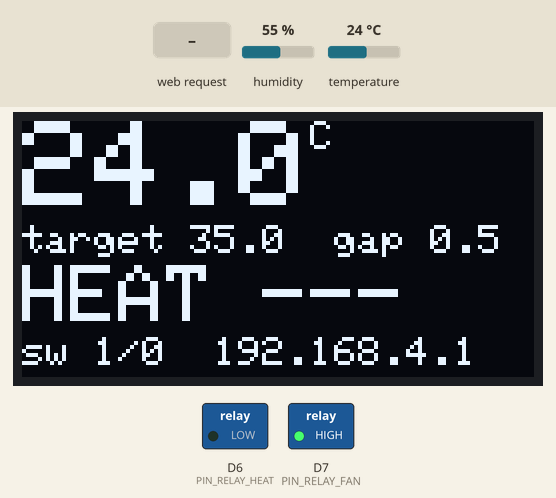
A sketch run on a simulated ESP8266 (NodeMCU). Shown: 128×64 one-colour display, switched loads named in the sketch (green lamp = pin HIGH). The test bench sets the inputs (shaded band); at power-on: temperature 24 °C, humidity 55 %. EEPROM starts erased; what the sketch prints to the serial monitor is not drawn.

Above: at 3.1 s.
3.2 s: temperature set to 34.6 °C
At 5.7 s:
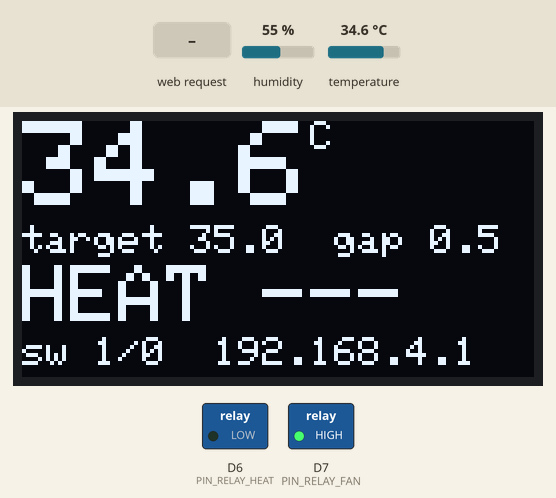
6.5 s: temperature set to 35.5 °C
At 8.7 s:
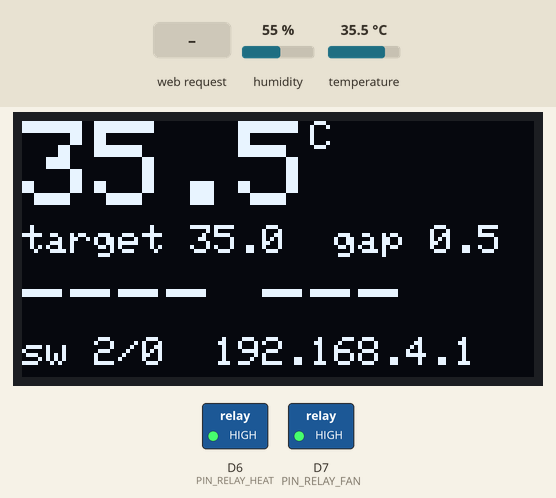
9.0 s: HTTP request GET /api/mode received
At 10.7 s:
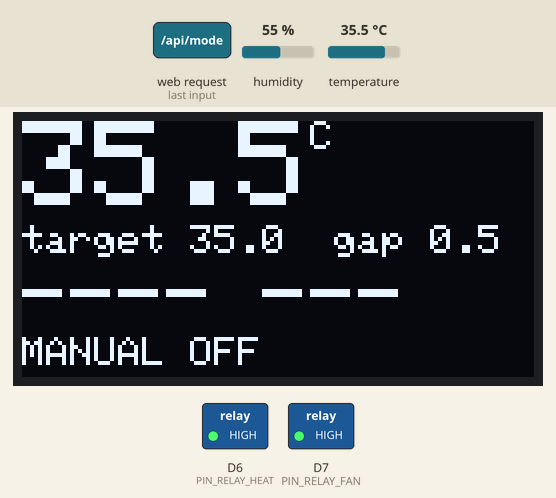
11.5 s: temperature set to 12 °C
At 13.8 s:
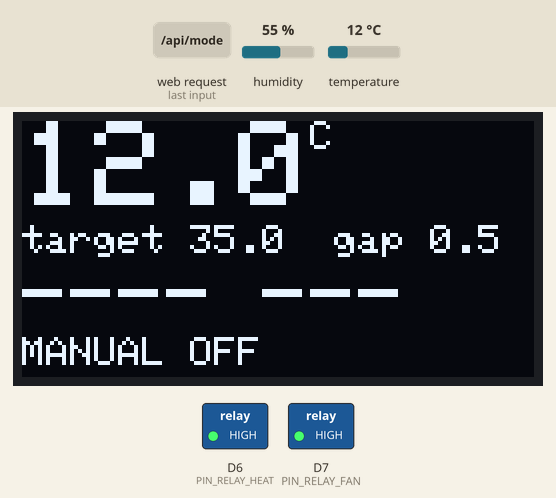
Timing chart, 0 to 15.0 s (numbered marks = the images above; inputs shaded):
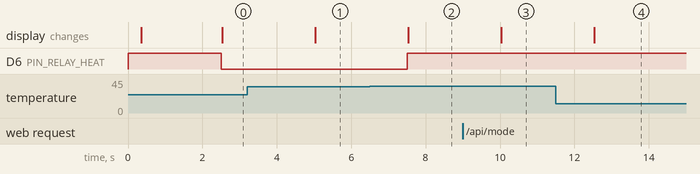

The sketch:

control_v3.ino
```cpp
// control_v3 - microaqila thermostat: heater + fan, both automatic.
//
// Holds the air near a target temperature. Below the band -> heater; above
// the band -> fan; inside the band -> nothing changes (hysteresis). Heater
// and fan are never energised together.
//
// Target survives reboot (EEPROM). Web UI on the ESP's own hotspot at
// http://192.168.4.1 gives live readings, AUTO/OFF, and target editing.
//
// Safety, in order of precedence - all of these force BOTH relays off:
//   1. temp >= ABORT_TEMP_C          (runaway ceiling)
//   2. DHT failed DHT_FAIL_LIMIT x   (blind: never heat what we cannot see)
//   3. heater on > HEATER_MAX_ON_MS  (forced rest, guards a stuck demand)
// Hardware backstops beyond these: 3 A fuse and a 105 C thermal cutout in
// series with the bank, plus LOW-trigger relays that open on reset/crash.

#include <ESP8266WiFi.h>
#include <ESP8266WebServer.h>
#include <EEPROM.h>
#include <Wire.h>
#include <Adafruit_GFX.h>
#include <Adafruit_SSD1306.h>
#include <DHT.h>
#include "config.h"

#define RELAY_ON  (RELAY_ACTIVE_LOW ? LOW  : HIGH)
#define RELAY_OFF (RELAY_ACTIVE_LOW ? HIGH : LOW)
#define EEPROM_MAGIC 0xA9C1

Adafruit_SSD1306 display(OLED_W, OLED_H, &Wire, OLED_RESET_PIN);
DHT dht(PIN_DHT, DHT_TYPE);
ESP8266WebServer server(80);

struct Settings { uint16_t magic; float target; float gap; };
Settings cfg = { EEPROM_MAGIC, DEFAULT_TARGET_C, DEFAULT_GAP_C };

float t = NAN, h = NAN;
bool heatOn = false, fanOn = false, oledOk = false, autoMode = true;
uint32_t heatSwitches = 0, fanSwitches = 0, dhtFails = 0, ticks = 0;
uint32_t lastTick = 0, heatOnSince = 0, restUntil = 0;
const char *lockReason = "";

const char PAGE[] PROGMEM = R"HTML(<!doctype html>
<html><head><meta charset="utf-8">
<meta name="viewport" content="width=device-width,initial-scale=1">
<title>microaqila</title><style>
body{font-family:system-ui,sans-serif;background:#10121a;color:#eef;margin:0;
padding:18px;max-width:420px;margin-inline:auto;text-align:center}
h1{font-size:1rem;letter-spacing:3px;color:#8af;margin:6px 0 14px}
#t{font-size:4rem;font-weight:700;line-height:1}
#sub{color:#9ab;margin:2px 0 14px;font-size:.9rem}
.pills{display:flex;gap:8px;margin:12px 0}
.pill{flex:1;padding:12px 4px;border-radius:12px;background:#1a1e2e;
font-weight:700;font-size:.95rem}
.pill.heat{background:#5a1f0a;color:#fb8}
.pill.fan{background:#0a3d4d;color:#6df}
.row{display:flex;gap:8px;margin:12px 0}
button{flex:1;padding:13px 0;font-size:.95rem;font-weight:700;border:0;
border-radius:12px;background:#232840;color:#eef}
button.act{background:#2f6fed}
.card{background:#1a1e2e;border-radius:12px;padding:14px;margin:12px 0;
text-align:left}
label{display:block;color:#9ab;font-size:.8rem;margin:6px 0 3px}
input{width:100%;box-sizing:border-box;padding:10px;font-size:1.1rem;border:0;
border-radius:8px;background:#10121a;color:#eef}
#save{margin-top:10px;background:#2f6fed;width:100%}
#msg{min-height:1.1em;color:#fa6;font-size:.85rem}
#lock{color:#f77;font-weight:700;min-height:1.1em;margin:6px 0}
#stats{color:#9ab;font-size:.8rem;margin-top:10px}
</style></head><body>
<h1>MICROAQILA</h1>
<div id="t">--.-&deg;</div>
<div id="sub">humidity --% &middot; target --&deg;</div>
<div id="lock"></div>
<div class="pills">
<div class="pill" id="ph">HEATER --</div>
<div class="pill" id="pf">FAN --</div>
</div>
<div class="row">
<button id="b0" onclick="mode('auto')">AUTO</button>
<button id="b1" onclick="mode('off')">ALL OFF</button>
</div>
<div class="card">
<label>Target temperature (&deg;C)</label><input id="tg" type="number" step="0.5">
<label>Hysteresis gap (&deg;C)</label><input id="gp" type="number" step="0.1">
<button id="save" onclick="save()">SAVE</button>
<div id="msg"></div>
</div>
<div id="stats">switches: heater - / fan -</div>
<script>
let edit=false;
tg.oninput=()=>edit=true; gp.oninput=()=>edit=true;
function mode(m){fetch('/api/mode?m='+m).then(poll);}
function save(){fetch('/api/set?target='+tg.value+'&gap='+gp.value)
 .then(r=>r.text()).then(x=>{msg.textContent=(x=='ok')?'saved':x;edit=false;poll();});}
function poll(){fetch('/api/status').then(r=>r.json()).then(s=>{
 t.innerHTML=(s.t>-90?s.t.toFixed(1):'--.-')+'&deg;';
 sub.innerHTML='humidity '+(s.h>=0?s.h.toFixed(0):'--')+'% &middot; target '
   +s.target.toFixed(1)+'&deg;';
 ph.textContent='HEATER '+(s.heat?'ON':'off'); ph.className='pill'+(s.heat?' heat':'');
 pf.textContent='FAN '+(s.fan?'ON':'off');    pf.className='pill'+(s.fan?' fan':'');
 lock.textContent=s.lock||'';
 b0.className=s.auto?'act':''; b1.className=s.auto?'':'act';
 if(!edit){tg.value=s.target.toFixed(1);gp.value=s.gap.toFixed(1);}
 stats.textContent='switches: heater '+s.hsw+' / fan '+s.fsw;
}).catch(()=>{});}
setInterval(poll,2000);poll();
</script></body></html>)HTML";

void saveCfg() {
  EEPROM.put(0, cfg);
  EEPROM.commit();
  Serial.printf(">>> saved: target %.1f gap %.1f\n", cfg.target, cfg.gap);
}

void loadCfg() {
  Settings s;
  EEPROM.get(0, s);
  if (s.magic == EEPROM_MAGIC && s.target > 5 && s.target < 60 &&
      s.gap > 0.05 && s.gap < 10) {
    cfg = s;
    Serial.printf("Loaded from EEPROM: target %.1f gap %.1f\n", cfg.target, cfg.gap);
  } else {
    Serial.println(F("EEPROM empty/invalid -> using defaults"));
    saveCfg();
  }
}

void setHeat(bool on) {
  if (on == heatOn) return;
  heatOn = on;
  heatSwitches++;
  digitalWrite(PIN_RELAY_HEAT, on ? RELAY_ON : RELAY_OFF);
  if (on) heatOnSince = millis();
  Serial.printf(">>> HEATER %s at %.1f C (switch #%lu)\n",
                on ? "ON" : "off", t, (unsigned long)heatSwitches);
}

void setFan(bool on) {
  if (on == fanOn) return;
  fanOn = on;
  fanSwitches++;
  digitalWrite(PIN_RELAY_FAN, on ? RELAY_ON : RELAY_OFF);
  Serial.printf(">>> FAN %s at %.1f C (switch #%lu)\n",
                on ? "ON" : "off", t, (unsigned long)fanSwitches);
}

void allOff(const char *why) {
  setHeat(false);
  setFan(false);
  if (lockReason != why) Serial.printf("!!! ALL OFF: %s\n", why);
  lockReason = why;
}

void control() {
  // ---- safety first: any of these wins over the thermostat ----
  if (!isnan(t) && t >= ABORT_TEMP_C)      { allOff("OVER TEMP");   return; }
  if (dhtFails >= DHT_FAIL_LIMIT)          { allOff("SENSOR LOST"); return; }
  if (millis() < restUntil)                { allOff("HEATER REST"); return; }
  if (heatOn && millis() - heatOnSince > HEATER_MAX_ON_MS) {
    restUntil = millis() + HEATER_REST_MS;
    allOff("HEATER REST");
    return;
  }
  if (!autoMode)                           { allOff("MANUAL OFF");  return; }
  if (isnan(t))                            { allOff("NO READING");  return; }

  lockReason = "";
  const float lo = cfg.target - cfg.gap;
  const float hi = cfg.target + cfg.gap;

  // Below the band -> heat. Above -> cool. Inside -> hold whatever we were
  // doing, which is what stops the relay chattering at the setpoint.
  if (t < lo) { setFan(false);  setHeat(true);  }
  else if (t > hi) { setHeat(false); setFan(true); }
  else if (t >= cfg.target && heatOn) setHeat(false);
  else if (t <= cfg.target && fanOn)  setFan(false);
}

void drawOled() {
  if (!oledOk) return;
  display.clearDisplay();
  display.setTextColor(SSD1306_WHITE);
  display.setTextSize(3);
  display.setCursor(0, 0);
  if (isnan(t)) display.print(F("--.-"));
  else          display.printf("%.1f", t);
  display.setTextSize(1);
  display.print(F("C"));

  display.setTextSize(1);
  display.setCursor(0, 26);
  display.printf("target %.1f  gap %.1f\n", cfg.target, cfg.gap);
  display.setTextSize(2);
  display.setCursor(0, 36);
  display.printf("%s %s", heatOn ? "HEAT" : "----", fanOn ? "FAN" : "---");
  display.setTextSize(1);
  display.setCursor(0, 54);
  if (lockReason[0]) display.print(lockReason);
  else               display.printf("sw %lu/%lu  192.168.4.1",
                                    (unsigned long)heatSwitches,
                                    (unsigned long)fanSwitches);
  display.display();
}

void handleStatus() {
  char buf[256];
  snprintf(buf, sizeof(buf),
    "{\"t\":%.1f,\"h\":%.1f,\"heat\":%d,\"fan\":%d,\"auto\":%d,"
    "\"target\":%.1f,\"gap\":%.1f,\"hsw\":%lu,\"fsw\":%lu,\"lock\":\"%s\"}",
    isnan(t) ? -99.9 : t, isnan(h) ? -1.0 : h, heatOn ? 1 : 0, fanOn ? 1 : 0,
    autoMode ? 1 : 0, cfg.target, cfg.gap,
    (unsigned long)heatSwitches, (unsigned long)fanSwitches, lockReason);
  server.send(200, "application/json", buf);
}

void handleSet() {
  float target = server.arg("target").toFloat();
  float gap = server.arg("gap").toFloat();
  if (target < 20 || target > 45)
    { server.send(200, "text/plain", "target must be 20-45 C"); return; }
  if (gap < 0.1 || gap > 5)
    { server.send(200, "text/plain", "gap must be 0.1-5 C"); return; }
  cfg.target = target;
  cfg.gap = gap;
  saveCfg();
  server.send(200, "text/plain", "ok");
}

void handleMode() {
  autoMode = (server.arg("m") == "auto");
  Serial.printf(">>> mode: %s\n", autoMode ? "AUTO" : "ALL OFF");
  server.send(200, "text/plain", "ok");
}

void setup() {
  digitalWrite(PIN_RELAY_HEAT, RELAY_OFF); pinMode(PIN_RELAY_HEAT, OUTPUT);
  digitalWrite(PIN_RELAY_FAN,  RELAY_OFF); pinMode(PIN_RELAY_FAN,  OUTPUT);

  Serial.begin(SERIAL_BAUD);
  delay(300);
  Serial.println();
  Serial.println(F("=================================="));
  Serial.println(F(" microaqila control_v3 (thermostat)"));
  Serial.println(F("=================================="));
  Serial.printf("Chip ID:      0x%08X\n", ESP.getChipId());
  Serial.printf("Reset reason: %s\n", ESP.getResetReason().c_str());

  EEPROM.begin(64);
  loadCfg();

  Wire.begin(PIN_I2C_SDA, PIN_I2C_SCL);
  oledOk = display.begin(SSD1306_SWITCHCAPVCC, OLED_ADDR);
  Serial.printf("SSD1306 init: %s\n", oledOk ? "OK" : "FAILED");
  dht.begin();

  WiFi.mode(WIFI_AP);
  bool ap = WiFi.softAP(AP_SSID, AP_PASS);
  Serial.printf("AP '%s': %s, IP %s\n", AP_SSID, ap ? "UP" : "FAILED",
                WiFi.softAPIP().toString().c_str());
  server.on("/", []() { server.send_P(200, "text/html", PAGE); });
  server.on("/api/status", handleStatus);
  server.on("/api/set", handleSet);
  server.on("/api/mode", handleMode);
  server.begin();
  Serial.printf("Web server up. Heap %u\n", ESP.getFreeHeap());
  Serial.printf("Band: heat below %.1f, fan above %.1f\n\n",
                cfg.target - cfg.gap, cfg.target + cfg.gap);
}

void loop() {
  server.handleClient();
  if (millis() - lastTick < CTRL_PERIOD_MS) return;
  lastTick = millis();

  float th = dht.readHumidity(), tt = dht.readTemperature();
  if (!isnan(tt) && !isnan(th)) { t = tt; h = th; dhtFails = 0; }
  else dhtFails++;

  control();
  drawOled();

  if (ticks % 4 == 0)
    Serial.printf("[%5lu] t=%.1f h=%.1f heat=%s fan=%s sw=%lu/%lu %s\n",
                  (unsigned long)ticks, t, h, heatOn ? "ON " : "off",
                  fanOn ? "ON " : "off", (unsigned long)heatSwitches,
                  (unsigned long)fanSwitches, lockReason);
  ticks++;
}
```

config.h
```cpp
#pragma once
// ============ microaqila control_v3 configuration ============
// Board: NodeMCU ESP8266 (ESP-12F), chip 0x006BE263.
// Pin names are the board silkscreen labels; GPIO in comments.

#define SERIAL_BAUD       115200

// --- I2C (SSD1306 OLED, addr measured 0x3C, 128x64) ---
#define PIN_I2C_SDA       D2      // GPIO4
#define PIN_I2C_SCL       D1      // GPIO5
#define OLED_ADDR         0x3C
#define OLED_W            128
#define OLED_H            64
#define OLED_RESET_PIN    -1

// --- DHT22 ---
#define PIN_DHT           D5      // GPIO14
#define DHT_TYPE          DHT22

// --- Relays (LOW-trigger CONFIRMED 2026-08-26) ---
// Screw map MEASURED 2026-08-27: K2 = screws 1+2 (fan),
// K1 = screws 2+3 (heater). Middle screw is the bridging contact.
#define PIN_RELAY_HEAT    D6      // GPIO12 -> IN1 -> K1 -> resistor bank
#define PIN_RELAY_FAN     D7      // GPIO13 -> IN2 -> K2 -> 12V fan
#define RELAY_ACTIVE_LOW  1

// --- Control ---
#define DEFAULT_TARGET_C  35.0    // room is ~31 C; fan cannot cool below ambient
#define DEFAULT_GAP_C     0.5     // hysteresis half-band around the target
#define CTRL_PERIOD_MS    2500    // DHT22 minimum sampling interval is 2 s

// --- Safety ---
#define ABORT_TEMP_C      45.0    // hard ceiling: everything off above this
#define HEATER_MAX_ON_MS  180000  // 3 min max continuous heat, then forced rest
                                  // (user smelled hot-iron odour on longer runs)
#define HEATER_REST_MS    60000   // forced rest length after a max-on timeout
#define DHT_FAIL_LIMIT    12      // ~30 s of failed reads -> blind, so all off

// --- Wi-Fi AP ---
#define AP_SSID           "microaqila"
#define AP_PASS           "aqila1234"
```

Measured:
- the behaviour switches between 34.9 and 35 °C on temperature (found by bisection; images 1 and 2)
- after the input at 3.2 s, the display: changes after 1.8 s (image 1)
- after the input at 6.5 s, D6 (PIN_RELAY_HEAT): LOW → HIGH after 1.0 s; the display: changes after 1.0 s (image 2)
- after the input at 9.0 s, the display: changes after 1.0 s (image 3)
- after the input at 11.5 s, the display: changes after 1.0 s (image 4)
